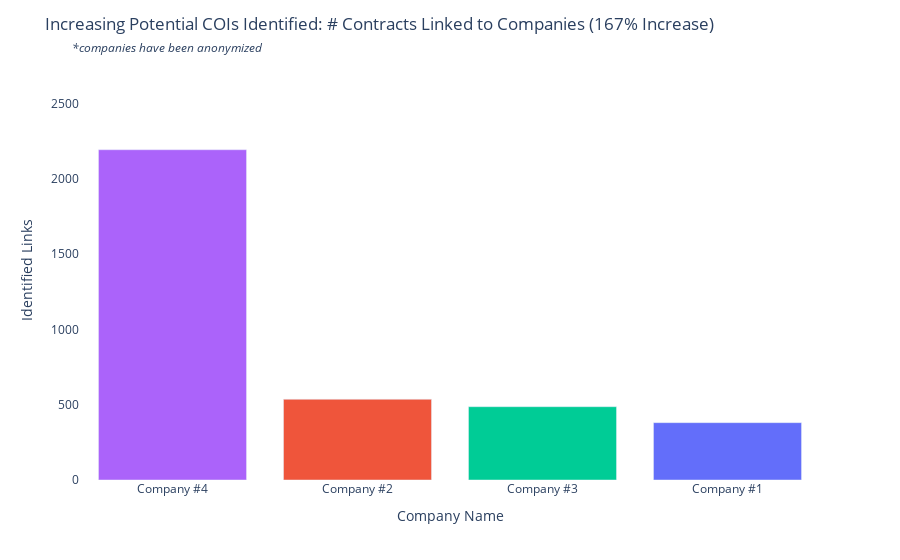

Notebook code cell kept with this figure:
### Code cell
fig = px.bar(df, x="entity", y="links", color="entity", 
             animation_frame="version",
             range_y=[0, max(df["links"])+100])


fig.update_layout(title="""Increasing Potential COIs Identified: # Contracts Linked to Companies (167% Increase)
                           <br><i style='font-size:12;'>         *companies have been anonymized</i>""", showlegend=False)
fig["layout"].pop("updatemenus") 
fig["layout"].pop("sliders") 
fig["layout"]["xaxis"]['title'] = "Company Name"
fig["layout"]["yaxis"]['title'] = "Identified Links"

fig.update_layout(transition = {'duration':1}, xaxis={'categoryorder':'total descending'})
fig.update_layout({
'plot_bgcolor': 'rgba(0, 0, 0, 0)',
'paper_bgcolor': 'rgba(0, 0, 0, 0)',
})

py.iplot(fig)

### Figure 1 — Plotly figure (JSON) as saved in the notebook; plotly's stock layout.template omitted (floating-point values rounded to 4 significant figures)
{"data": [{"alignmentgroup": "True", "hovertemplate": "entity=%{x}<br>version=0<br>links=%{y}<extra></extra>", "legendgroup": "Company #1", "marker": {"color": "#636efa"}, "name": "Company #1", "offsetgroup": "Company #1", "orientation": "v", "showlegend": true, "textposition": "auto", "type": "bar", "x": ["Company #1"], "xaxis": "x", "y": [381], "yaxis": "y"}, {"alignmentgroup": "True", "hovertemplate": "entity=%{x}<br>version=0<br>links=%{y}<extra></extra>", "legendgroup": "Company #2", "marker": {"color": "#EF553B"}, "name": "Company #2", "offsetgroup": "Company #2", "orientation": "v", "showlegend": true, "textposition": "auto", "type": "bar", "x": ["Company #2"], "xaxis": "x", "y": [536], "yaxis": "y"}, {"alignmentgroup": "True", "hovertemplate": "entity=%{x}<br>version=0<br>links=%{y}<extra></extra>", "legendgroup": "Company #3", "marker": {"color": "#00cc96"}, "name": "Company #3", "offsetgroup": "Company #3", "orientation": "v", "showlegend": true, "textposition": "auto", "type": "bar", "x": ["Company #3"], "xaxis": "x", "y": [487], "yaxis": "y"}, {"alignmentgroup": "True", "hovertemplate": "entity=%{x}<br>version=0<br>links=%{y}<extra></extra>", "legendgroup": "Company #4", "marker": {"color": "#ab63fa"}, "name": "Company #4", "offsetgroup": "Company #4", "orientation": "v", "showlegend": true, "textposition": "auto", "type": "bar", "x": ["Company #4"], "xaxis": "x", "y": [2194], "yaxis": "y"}], "layout": {"barmode": "relative", "legend": {"title": {"text": "entity"}, "tracegroupgap": 0}, "margin": {"t": 60}, "paper_bgcolor": "rgba(0, 0, 0, 0)", "plot_bgcolor": "rgba(0, 0, 0, 0)", "showlegend": false, "title": {"text": "Increasing Potential COIs Identified: # Contracts Linked to Companies (167% Increase)\n                           <br><i style='font-size:12;'>         *companies have been anonymized</i>"}, "transition": {"duration": 1}, "xaxis": {"anchor": "y", "categoryarray": ["Company #1", "Company #2", "Company #3", "Company #4"], "categoryorder": "total descending", "domain": [0, 1], "title": {"text": "Company Name"}}, "yaxis": {"anchor": "x", "domain": [0, 1], "range": [0, 2790], "title": {"text": "Identified Links"}}}}
